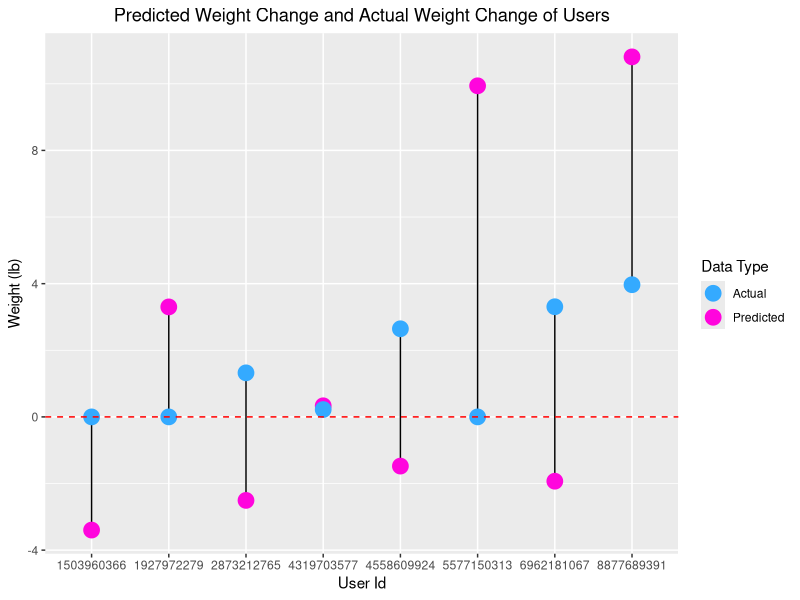
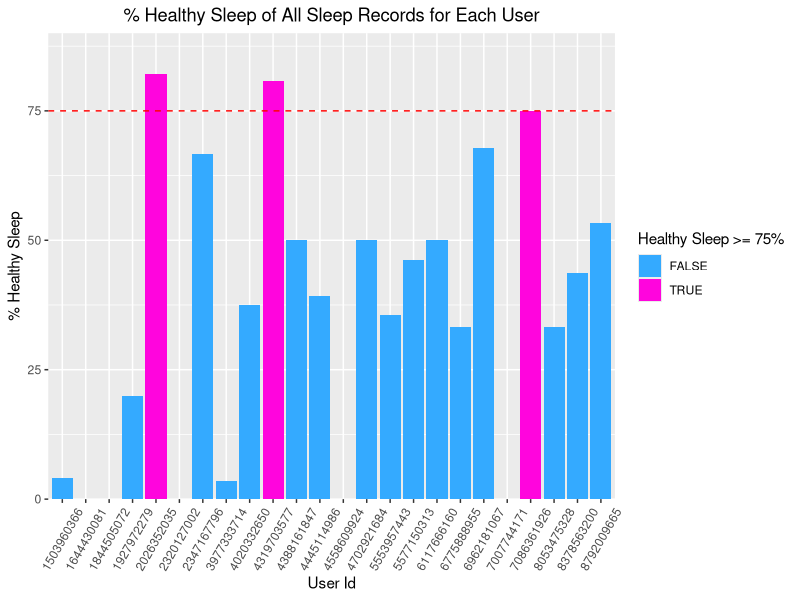
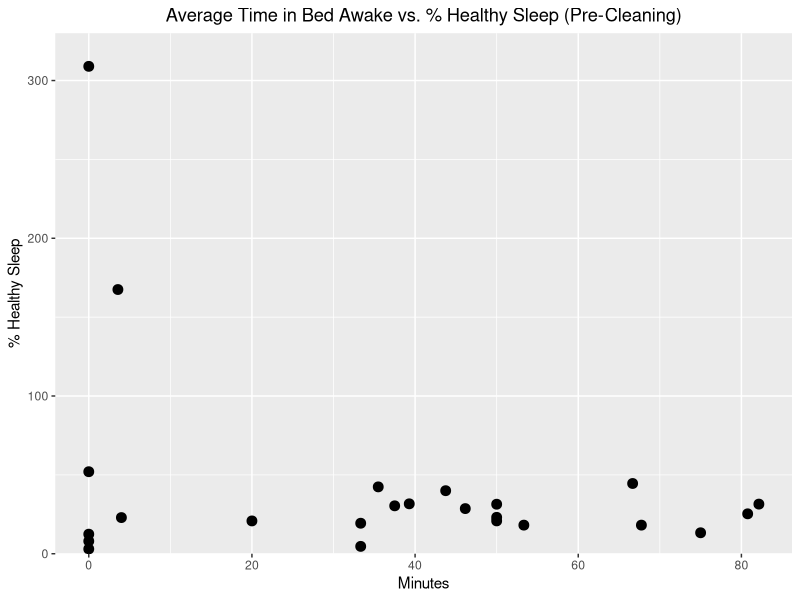
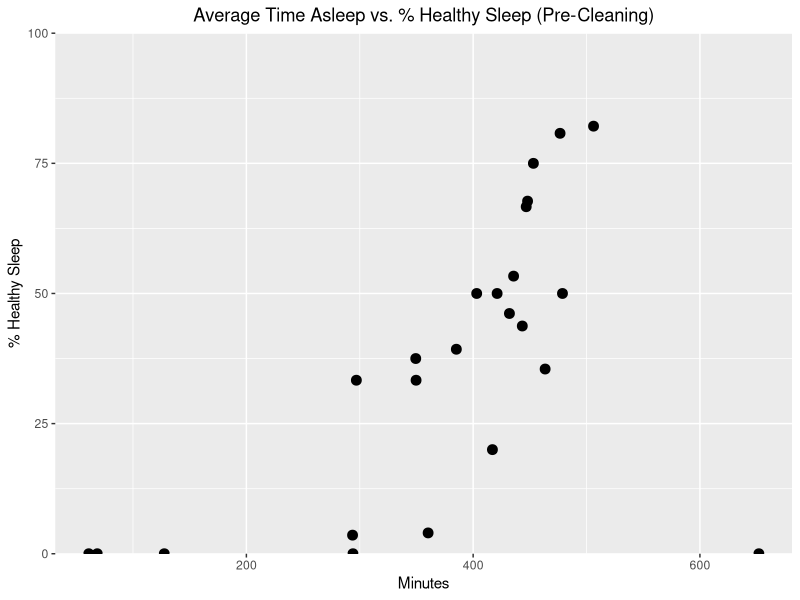
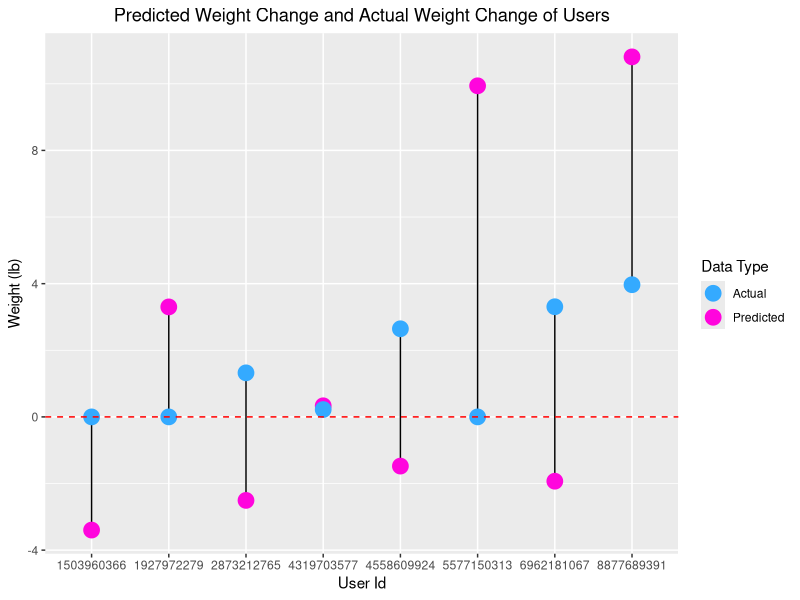
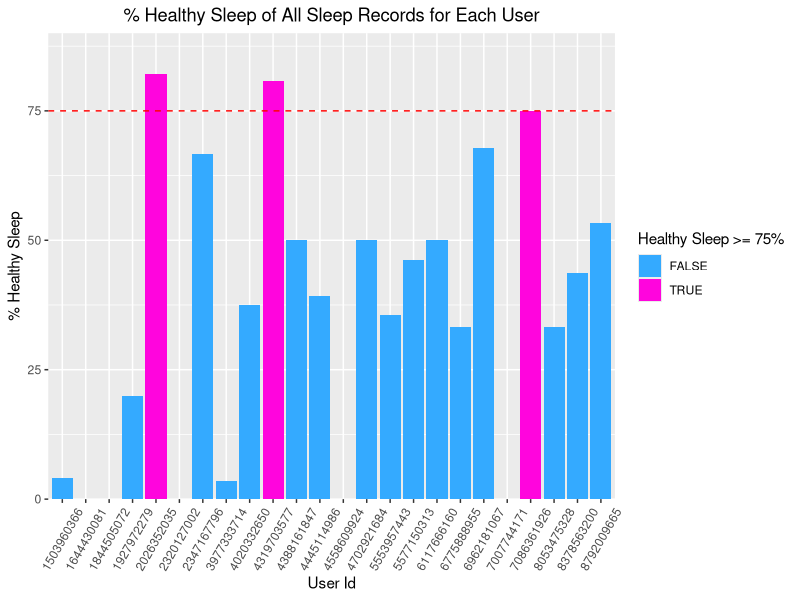
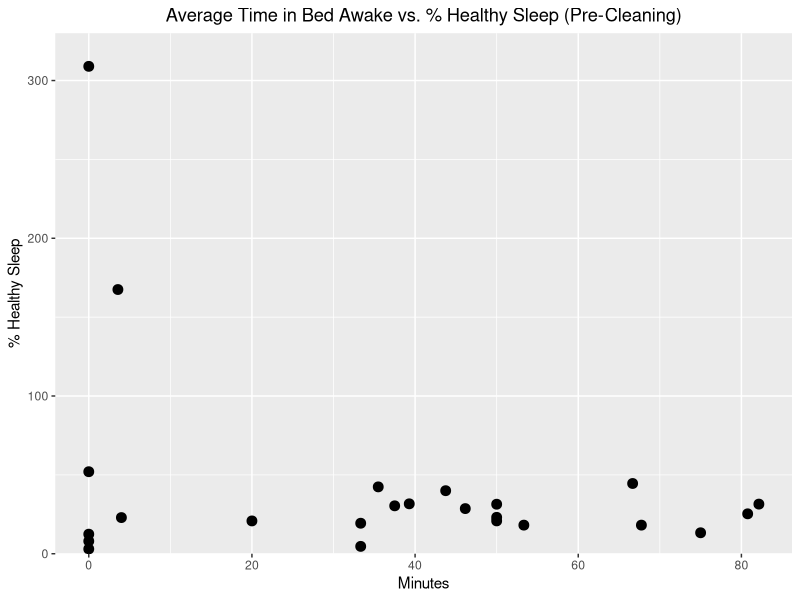
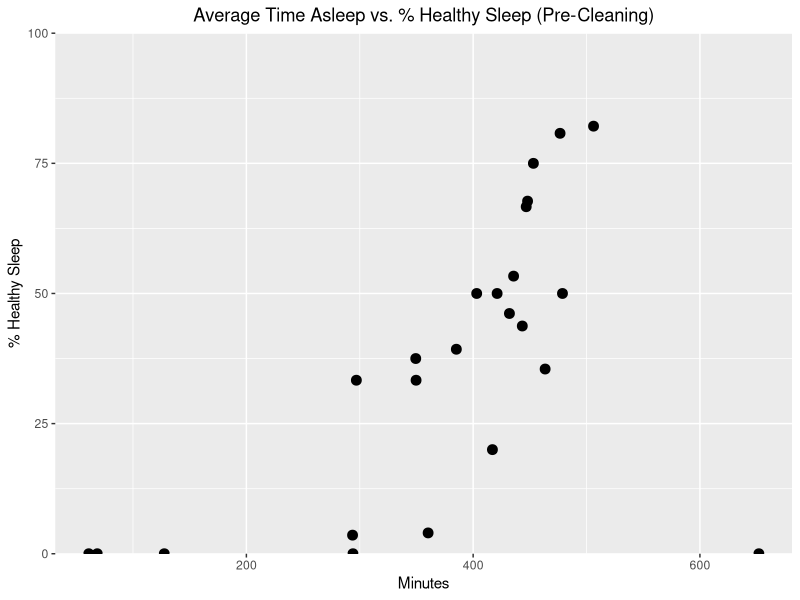

The R source for these figures, in order:
install.packages('tidyverse')
# install.packages('skimr')
# install.packages('janitor')

library(tidyverse)
library(ggplot2)

# Read the CSV created from BigQuery
weightdiff_predicted_actual <- read.csv("data/created/weightdiff_pred_actual_merged.csv")

# Change the Id column to string so that it's not shown in scientific notation
weightdiff_predicted_actual$Id <- as.character(weightdiff_predicted_actual$Id)

# Creating a list to add manual legend
data_colors <- c('Predicted'='#ff05dd', 'Actual'='#34aaff')

# Create a scatter plot with users' predicted and actual weight differences
ggplot(weightdiff_predicted_actual, aes(x=Id)) +
  geom_segment(aes(x=Id, xend=Id, y=weightloss_pred_lb, yend=weight_diff_lb)) +
  geom_point(aes(y=weightloss_pred_lb, color='Predicted'),size=5) + 
  geom_point(aes(y=weight_diff_lb, color = 'Actual'),size=5) +
  geom_hline(yintercept=0, linetype="dashed", color = "red") +
  ggtitle("Predicted Weight Change and Actual Weight Change of Users") + 
  theme(plot.title=element_text(hjust=0.5)) +
  labs(x="User Id", y="Weight (lb)", color="Data Type") + 
  scale_color_manual(values=data_colors)

# Save the scatter plot
ggsave("img/Users' Predicted vs Actual Weight Change.jpg")

# Show how much healthy hours of sleep users are getting
sleep <- read.csv("data/created/users_sleep_healthy.csv")

# Clean the sleep data so that rows with 0 are omitted
cleaned_sleep <- filter(sleep, 
                        avg_asleep_minutes != 0, 
                        avg_time_in_bed != 0,
                        avg_time_in_bed_awake != 0)

# Change User Id type from integer to string
cleaned_sleep$Id <- as.character(cleaned_sleep$Id)

# Create a bar plot that shows % of healthy sleep each user got
cleaned_sleep %>%
  ggplot2::ggplot(aes(x=Id,y=percent_healthy_sleep,fill=percent_healthy_sleep >= 75)) + 
    geom_bar(stat='identity') +
    geom_hline(yintercept=75, linetype="dashed", color = "red") +
    theme(axis.text.x=element_text(angle=60,vjust=0.5)) +
    scale_fill_manual(values = c('#34aaff','#ff05dd'), labels=c('T'='>=75','F'='<75')) + 
    scale_y_continuous(expand=c(0,0), limits=c(0,90)) +
    ggtitle("% Healthy Sleep of All Sleep Records for Each User") +
    theme(plot.title = element_text(hjust=0.5)) + 
    labs(x="User Id", y="% Healthy Sleep",fill='Healthy Sleep >= 75%')

# Save the bar plot
ggsave("img/Healthy Sleep Percentage for Each User.jpg")

# Average time in bed awake vs percent healthy sleep?
ggplot(data=sleep,aes(x=percent_healthy_sleep,y=avg_time_in_bed_awake)) + 
  geom_point(size=3) +
  scale_y_continuous(expand=c(0,0), limits=c(0,330)) +
  ggtitle("Average Time in Bed Awake vs. % Healthy Sleep (Pre-Cleaning)") +
  theme(plot.title = element_text(hjust=0.5)) + 
  labs(x="Minutes",y="% Healthy Sleep")

# Save the scatter plot
ggsave("img/Avg Time Awake in Bed and Healthy Sleep Percentage.jpg")

# Average time asleep vs percent healthy sleep?
ggplot(data=sleep,aes(x=avg_asleep_minutes,y=percent_healthy_sleep)) + 
  geom_point(size=3) +
  scale_y_continuous(expand=c(0,0), limits=c(0,100)) +
  ggtitle("Average Time Asleep vs. % Healthy Sleep (Pre-Cleaning)") +
  theme(plot.title = element_text(hjust=0.5)) + 
  labs(x="Minutes",y="% Healthy Sleep")

# Save the scatter plot
ggsave("img/Avg Time Asleep and Healthy Sleep Percentage.jpg")

# TODO: Create two scatter plots from above without outliers
